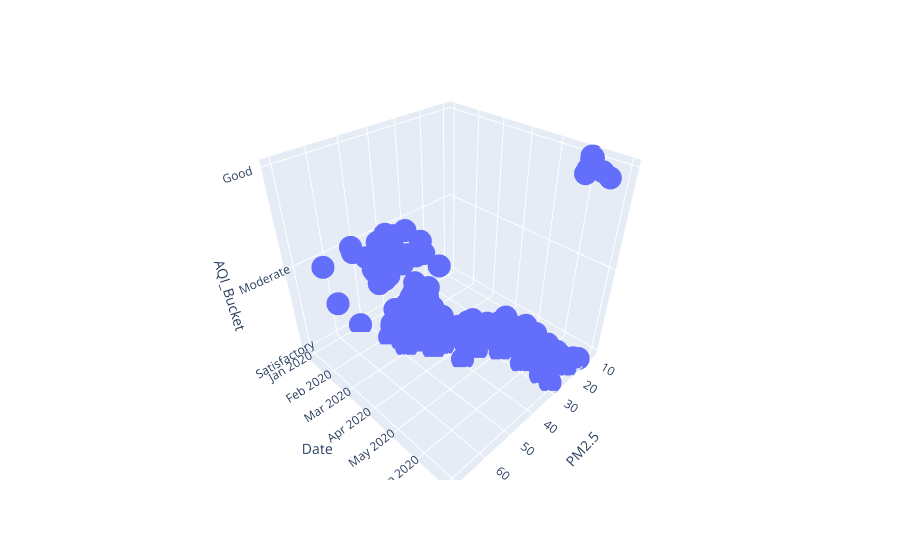

The notebook cell this image was saved under:
### Code cell
fig = px.scatter_3d(aqi_level_20, x= "PM2.5", y="Date", z="AQI_Bucket")
fig.show()

### Figure 1 — Plotly figure (JSON) as saved in the notebook; plotly's stock layout.template omitted (floating-point values rounded to 4 significant figures; data arrays with more than 128 entries replaced by an {"elided": "..."} marker saying what was removed)
{"data": [{"hovertemplate": "PM2.5=%{x}<br>Date=%{y}<br>AQI_Bucket=%{z}<extra></extra>", "legendgroup": "", "marker": {"color": "#636efa", "symbol": "circle"}, "mode": "markers", "name": "", "scene": "scene", "showlegend": false, "type": "scatter3d", "x": {"elided": "183 float values"}, "y": {"elided": "183 str values"}, "z": {"elided": "183 str values"}}], "layout": {"legend": {"tracegroupgap": 0}, "margin": {"t": 60}, "scene": {"domain": {"x": [0, 1], "y": [0, 1]}, "xaxis": {"title": {"text": "PM2.5"}}, "yaxis": {"title": {"text": "Date"}}, "zaxis": {"title": {"text": "AQI_Bucket"}}}}}
